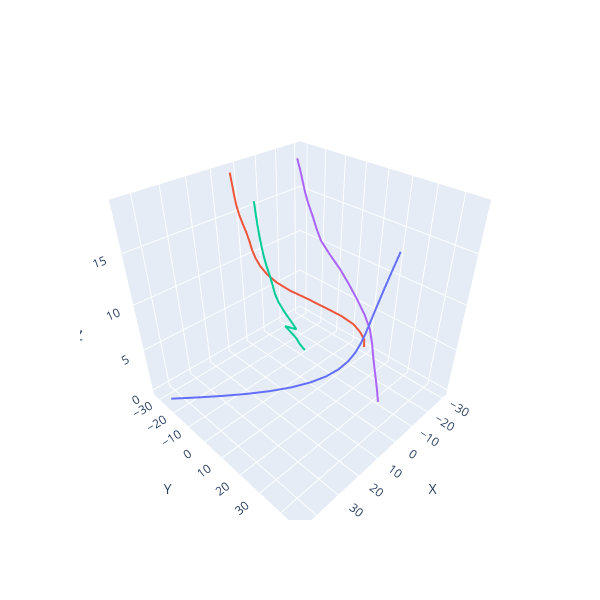

Source (notebook cell):
### Code cell
fib.show_3D_configuration()
